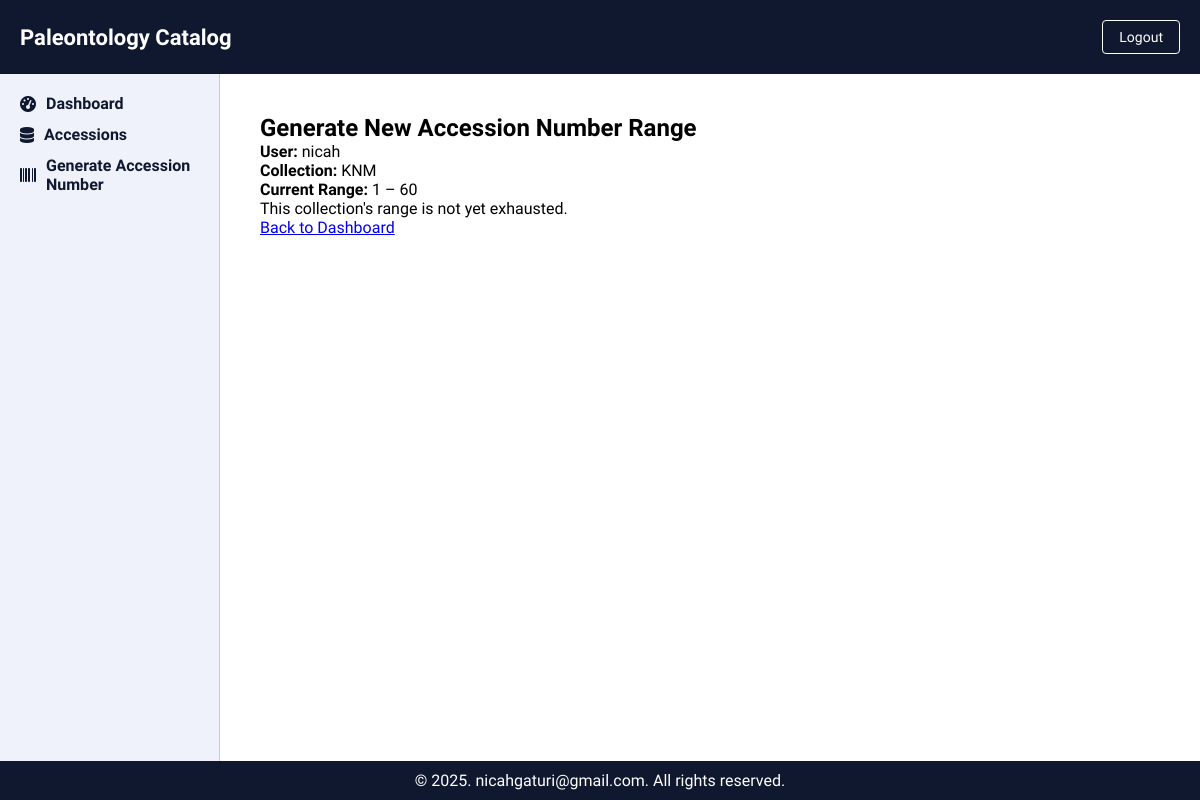
Before: /collection/1/generate-range/ (signed in) with the older database file.
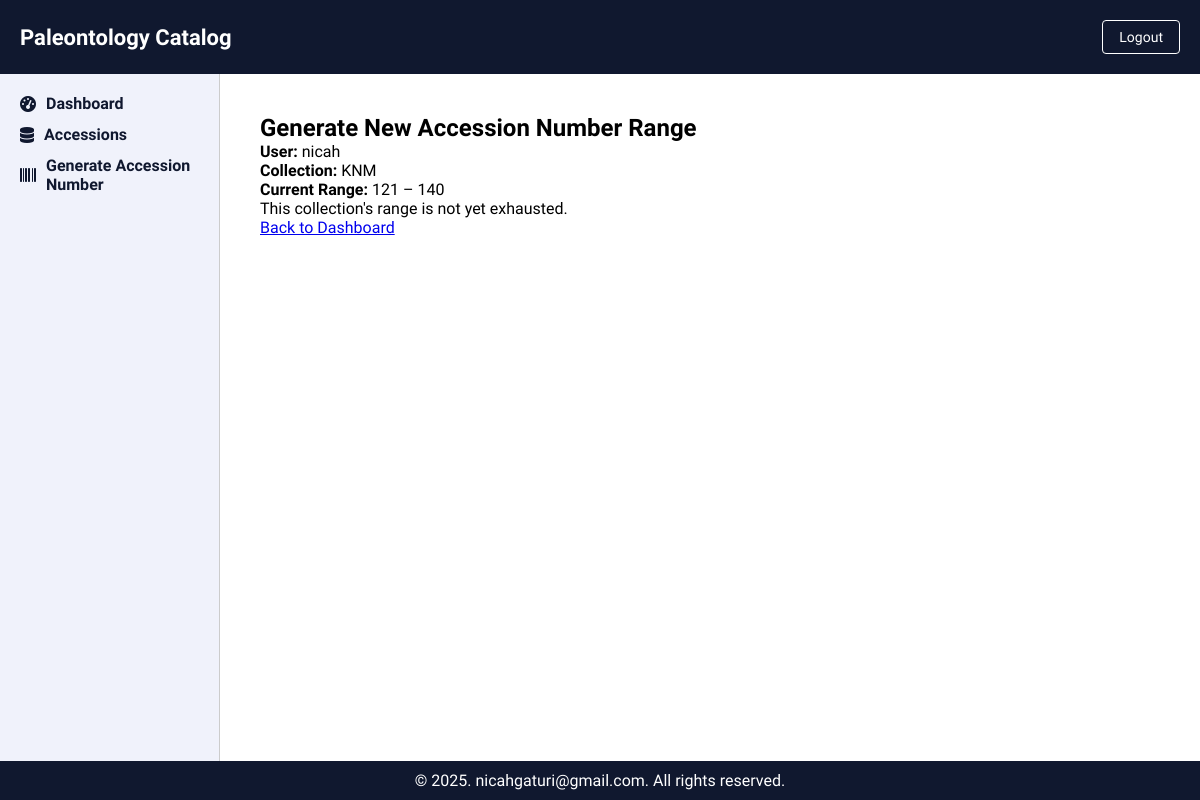
After: the same page with the newer database file.
### PaleoApp/models.py (models this page shows, shortened)
class Collection(models.Model):
    name = models.CharField(max_length=100)
    abbreviation = models.CharField(max_length=10, blank=True, null=True)
    start_range = models.PositiveIntegerField(null=True, blank=True)
    end_range = models.PositiveIntegerField(null=True, blank=True)

### PaleoApp/views.py (the view, shortened to what this page needs)
# urls.py: path('collection/<int:collection_id>/generate-range/', views.generate_new_range, name='generate_new_range'),
@login_required(login_url='login')
def generate_new_range(request, collection_id):
    collection = get_object_or_404(Collection, id=collection_id)
    last_used_number = AccessionNumber.objects.filter(collection=collection).aggregate(
        Max('number'))['number__max'] or (collection.start_range - 1)
    is_range_full = last_used_number >= collection.end_range
    return render(request, 'PaleoApp/generate_new_range.html', {
        'collection': collection,
        'is_range_full': is_range_full,
        'user': request.user
    })

### PaleoApp/templates/PaleoApp/generate_new_range.html
{% extends "base.html" %}
{% load static %}
{% block content %}
<h2>Generate New Accession Number Range</h2>
<p><strong>User:</strong> {{ user.username }}</p>
<p><strong>Collection:</strong> {{ collection.name }}</p>
<p><strong>Current Range:</strong> {{ collection.start_range }} – {{ collection.end_range }}</p>
{% if is_range_full %}
    <form method="post">
        {% csrf_token %}
        <button type="submit" class="btn btn-primary">Generate New Range</button>
    </form>
{% else %}
    <div class="alert alert-info">
        This collection's range is not yet exhausted.
    </div>
{% endif %}
<a href="{% url 'PaleoApp:dashboard' %}" class="btn btn-secondary mt-3">Back to Dashboard</a>
{% endblock %}

### PaleoApp/templates/base.html (shortened to what this page needs)
{% load static %}
<!DOCTYPE html>
<html lang="en">
<head>
  <link rel="stylesheet" href="{% static 'css/style.css' %}" />
  <link rel="stylesheet" href="https://cdnjs.cloudflare.com/ajax/libs/font-awesome/6.0.0-beta3/css/all.min.css" />
</head>
<body>
  <header>
    <div class="header-left">
      <div class="ms-2">Paleontology Catalog</div>
    </div>
    <form class="logout-form" method="post" action="{% url 'logout' %}">
      <button type="submit">Logout</button>
    </form>
  </header>
  <div class="layout">
    <aside id="sidebar">
      <nav>
        <a href="{% url 'PaleoApp:dashboard' %}"><i class="fas fa-tachometer-alt"></i> Dashboard</a>
        <a href="{% url 'PaleoApp:accession_table' %}"><i class="fas fa-database"></i> Accessions</a>
        <a href="{% url 'PaleoApp:generate_accession_number' %}"><i class="fas fa-barcode"></i> Generate Accession Number</a>
      </nav>
    </aside>
    <main>
      {% block content %}{% endblock %}
    </main>
  </div>
  <footer>
    &copy; 2025. <a href="mailto:nicahgaturi@gmail.com">nicahgaturi@gmail.com</a>. All rights reserved.
  </footer>
</body>
</html>

### PaleoApp/static/css/style.css (style rules this page uses)
* { padding: 0; margin: 0; box-sizing: border-box; font-family: 'Mulish', sans-serif; transition: 0.3s all ease-in-out; }
html, body { height: 100%; }
body { display: flex; flex-direction: column; background-color: #fff; }
header { background-color: #10182F; color: white; padding: 20px; font-size: 24px; display: flex; justify-content: space-between; align-items: center; flex-shrink: 0; }
.header-left { display: flex; align-items: center; flex-grow: 1; min-width: 0; }
.ms-2 { font-size: 22px; font-weight: bold; white-space: nowrap; overflow: hidden; text-overflow: ellipsis; }
.logout-form button { background: transparent; border: 1px solid #fff; color: white; padding: 8px 16px; border-radius: 4px; font-size: 14px; cursor: pointer; flex-shrink: 0; }
.layout { display: flex; flex: 1; min-height: 0; }
aside { width: 220px; background-color: #F0F2FB; padding: 20px; border-right: 1px solid #ccc; flex-shrink: 0; }
aside a { display: flex; align-items: center; margin-bottom: 12px; color: #10182F; font-weight: bold; text-decoration: none; }
aside a i { margin-right: 10px; }
main { flex: 1; padding: 40px; overflow-y: auto; }
footer { background-color: #10182F; color: white; text-align: center; padding: 10px; flex-shrink: 0; }
footer a { color: white; text-decoration: none; }

Changed rows visible on the page:
changed Collection "KNM": start_range "1" → "121"; end_range "60" → "140"
